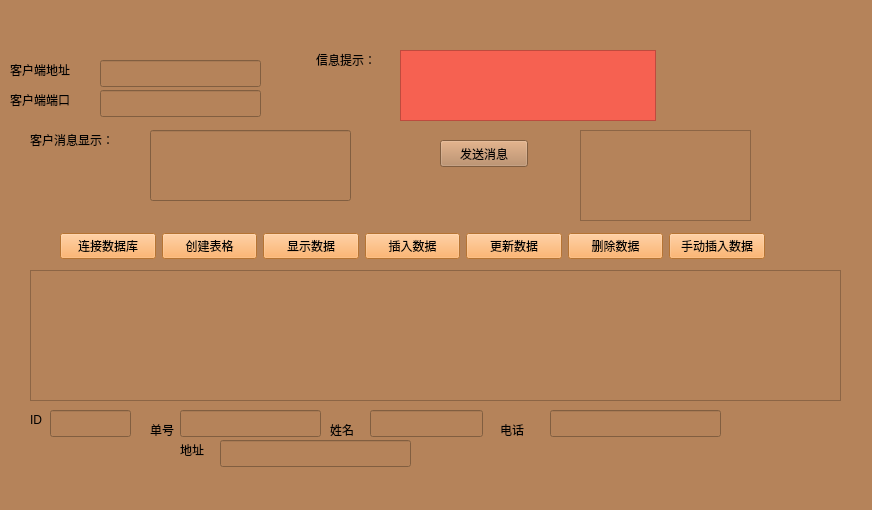
<?xml version="1.0" encoding="UTF-8"?>
<ui version="4.0">
 <class>Widget</class>
 <widget class="QWidget" name="Widget">
  <property name="geometry">
   <rect>
    <x>0</x>
    <y>0</y>
    <width>872</width>
    <height>510</height>
   </rect>
  </property>
  <property name="windowTitle">
   <string>Widget</string>
  </property>
  <property name="styleSheet">
   <string notr="true">background-color: rgb(181, 131, 90);</string>
  </property>
  <widget class="QLabel" name="label_2">
   <property name="geometry">
    <rect>
     <x>10</x>
     <y>60</y>
     <width>81</width>
     <height>19</height>
    </rect>
   </property>
   <property name="text">
    <string>客户端地址</string>
   </property>
  </widget>
  <widget class="QLabel" name="label_3">
   <property name="geometry">
    <rect>
     <x>10</x>
     <y>90</y>
     <width>81</width>
     <height>19</height>
    </rect>
   </property>
   <property name="text">
    <string>客户端端口</string>
   </property>
  </widget>
  <widget class="QLineEdit" name="ipLineEdit">
   <property name="geometry">
    <rect>
     <x>100</x>
     <y>60</y>
     <width>161</width>
     <height>27</height>
    </rect>
   </property>
  </widget>
  <widget class="QLineEdit" name="portLineEdit">
   <property name="geometry">
    <rect>
     <x>100</x>
     <y>90</y>
     <width>161</width>
     <height>27</height>
    </rect>
   </property>
  </widget>
  <widget class="QLineEdit" name="showlineEdit">
   <property name="geometry">
    <rect>
     <x>150</x>
     <y>130</y>
     <width>201</width>
     <height>71</height>
    </rect>
   </property>
  </widget>
  <widget class="QLabel" name="label_4">
   <property name="geometry">
    <rect>
     <x>30</x>
     <y>130</y>
     <width>111</width>
     <height>20</height>
    </rect>
   </property>
   <property name="text">
    <string>客户消息显示：</string>
   </property>
  </widget>
  <widget class="QTextBrowser" name="textBrowser">
   <property name="geometry">
    <rect>
     <x>400</x>
     <y>50</y>
     <width>256</width>
     <height>71</height>
    </rect>
   </property>
   <property name="styleSheet">
    <string notr="true">background-color: rgb(246, 97, 81);</string>
   </property>
  </widget>
  <widget class="QListWidget" name="listWidget">
   <property name="geometry">
    <rect>
     <x>30</x>
     <y>270</y>
     <width>811</width>
     <height>131</height>
    </rect>
   </property>
  </widget>
  <widget class="QLabel" name="label">
   <property name="geometry">
    <rect>
     <x>30</x>
     <y>410</y>
     <width>21</width>
     <height>19</height>
    </rect>
   </property>
   <property name="text">
    <string>ID</string>
   </property>
  </widget>
  <widget class="QLineEdit" name="idLineEdit">
   <property name="geometry">
    <rect>
     <x>50</x>
     <y>410</y>
     <width>81</width>
     <height>27</height>
    </rect>
   </property>
  </widget>
  <widget class="QLabel" name="label_6">
   <property name="geometry">
    <rect>
     <x>150</x>
     <y>420</y>
     <width>31</width>
     <height>19</height>
    </rect>
   </property>
   <property name="text">
    <string>单号</string>
   </property>
  </widget>
  <widget class="QLineEdit" name="danhaoLineEdit">
   <property name="geometry">
    <rect>
     <x>180</x>
     <y>410</y>
     <width>141</width>
     <height>27</height>
    </rect>
   </property>
  </widget>
  <widget class="QLabel" name="label_7">
   <property name="geometry">
    <rect>
     <x>330</x>
     <y>420</y>
     <width>41</width>
     <height>19</height>
    </rect>
   </property>
   <property name="text">
    <string>姓名</string>
   </property>
  </widget>
  <widget class="QLineEdit" name="nameLineEdit">
   <property name="geometry">
    <rect>
     <x>370</x>
     <y>410</y>
     <width>113</width>
     <height>27</height>
    </rect>
   </property>
  </widget>
  <widget class="QLabel" name="label_8">
   <property name="geometry">
    <rect>
     <x>500</x>
     <y>420</y>
     <width>41</width>
     <height>19</height>
    </rect>
   </property>
   <property name="text">
    <string>电话</string>
   </property>
  </widget>
  <widget class="QLineEdit" name="telLineEdit">
   <property name="geometry">
    <rect>
     <x>550</x>
     <y>410</y>
     <width>171</width>
     <height>27</height>
    </rect>
   </property>
  </widget>
  <widget class="QLabel" name="label_9">
   <property name="geometry">
    <rect>
     <x>180</x>
     <y>440</y>
     <width>31</width>
     <height>19</height>
    </rect>
   </property>
   <property name="text">
    <string>地址</string>
   </property>
  </widget>
  <widget class="QLineEdit" name="addressLineEdit">
   <property name="geometry">
    <rect>
     <x>220</x>
     <y>440</y>
     <width>191</width>
     <height>27</height>
    </rect>
   </property>
  </widget>
  <widget class="QWidget" name="layoutWidget">
   <property name="geometry">
    <rect>
     <x>60</x>
     <y>230</y>
     <width>705</width>
     <height>33</height>
    </rect>
   </property>
   <layout class="QHBoxLayout" name="horizontalLayout">
    <item>
     <widget class="QPushButton" name="connectdb">
      <property name="styleSheet">
       <string notr="true">background-color: rgb(255, 163, 72);</string>
      </property>
      <property name="text">
       <string>连接数据库</string>
      </property>
     </widget>
    </item>
    <item>
     <widget class="QPushButton" name="pushButton">
      <property name="styleSheet">
       <string notr="true">background-color: rgb(255, 163, 72);</string>
      </property>
      <property name="text">
       <string>创建表格</string>
      </property>
     </widget>
    </item>
    <item>
     <widget class="QPushButton" name="pushButton_2">
      <property name="styleSheet">
       <string notr="true">background-color: rgb(255, 163, 72);</string>
      </property>
      <property name="text">
       <string>显示数据</string>
      </property>
     </widget>
    </item>
    <item>
     <widget class="QPushButton" name="insertdb">
      <property name="styleSheet">
       <string notr="true">background-color: rgb(255, 163, 72);</string>
      </property>
      <property name="text">
       <string>插入数据</string>
      </property>
     </widget>
    </item>
    <item>
     <widget class="QPushButton" name="pushButton_4">
      <property name="styleSheet">
       <string notr="true">background-color: rgb(255, 163, 72);</string>
      </property>
      <property name="text">
       <string>更新数据</string>
      </property>
     </widget>
    </item>
    <item>
     <widget class="QPushButton" name="removedb">
      <property name="styleSheet">
       <string notr="true">background-color: rgb(255, 163, 72);</string>
      </property>
      <property name="text">
       <string>删除数据</string>
      </property>
     </widget>
    </item>
    <item>
     <widget class="QPushButton" name="pushButton_3">
      <property name="styleSheet">
       <string notr="true">background-color: rgb(255, 163, 72);</string>
      </property>
      <property name="text">
       <string>手动插入数据</string>
      </property>
     </widget>
    </item>
   </layout>
  </widget>
  <widget class="QLabel" name="label_10">
   <property name="geometry">
    <rect>
     <x>316</x>
     <y>50</y>
     <width>71</width>
     <height>20</height>
    </rect>
   </property>
   <property name="text">
    <string>信息提示：</string>
   </property>
  </widget>
  <widget class="QPushButton" name="pushButton_5">
   <property name="geometry">
    <rect>
     <x>440</x>
     <y>140</y>
     <width>88</width>
     <height>27</height>
    </rect>
   </property>
   <property name="text">
    <string>发送消息</string>
   </property>
  </widget>
  <widget class="QTextEdit" name="textEdit">
   <property name="geometry">
    <rect>
     <x>580</x>
     <y>130</y>
     <width>171</width>
     <height>91</height>
    </rect>
   </property>
  </widget>
 </widget>
 <resources/>
 <connections/>
</ui>
